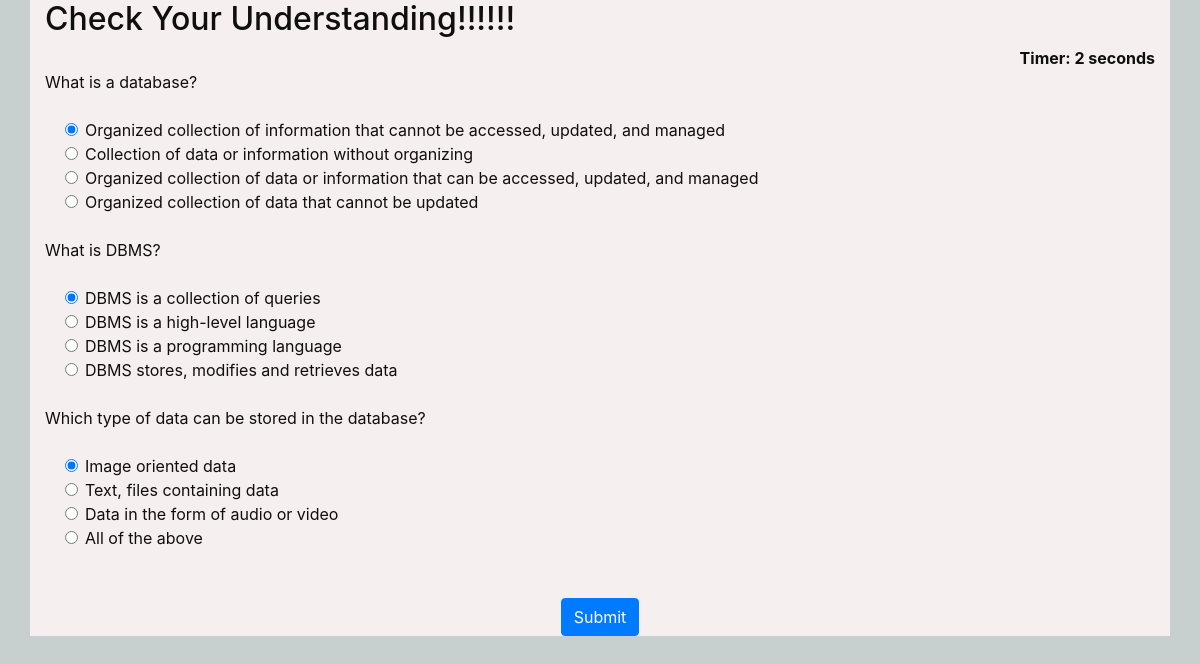
The app's page /dbtopic/quiz with its own data.
### app1/models.py (models this page shows, shortened)
class DBMS(models.Model):
    question = models.CharField(max_length=200,null=True)
    op1 = models.CharField(max_length=200,null=True)
    op2 = models.CharField(max_length=200,null=True)
    op3 = models.CharField(max_length=200,null=True)
    op4 = models.CharField(max_length=200,null=True)
    ans = models.CharField(max_length=200,null=True)

### app1/views.py (the view)
# urls.py: path('topic/quiz',views.temp,name='temp'),
def quiz(request):
    if request.method == 'POST':
        name=User.objects.all().get(id=request.user.id)
        questions=DBMS.objects.all()
        score=0
        wrong=0
        correct=0
        total=0
        for q in questions:
            total+=1
            print()
            if q.ans ==  (request.POST.get(q.question)):
                score+=10
                correct+=1
            else:
                wrong+=1
        percent = score/(total*10) *100
        r=DB_res(name=name,marks=score)
        r.save()
        name=str(name)
        context = {
            'name':name.capitalize(),
            'score':score,
            'time': request.POST.get('timer'),
            'correct':correct,
            'wrong':wrong,
            'percent':percent,
            'total':total
        }
        return render(request,'result.html',context)
    else:
        questions=DBMS.objects.all()
        context = {
            'questions':questions
        }
        return render(request,'dbquiz.html',context)

### templates/dbquiz.html (shortened to what this page needs)
{% extends 'dependencies.html' %}
{% block content %}
{% load static %}
<div class="container " style="background-color:rgb(245, 239, 239);color:rgb(15, 15, 14)">
<h2>Check Your Understanding!!!!!!</h2>
<div align="right " id="displaytimer"><b>Timer: 0 seconds</b></div>
 <form method='POST' action='quiz'>
    {% for q  in questions%}
    <div class="form-group">
      <label for="question">{{q.question}}</label>
    </div>
    <div class="form-check">
        <div class="form-check">
            <input class="form-check-input" type="radio" name= "{{q.question}}" id="gridRadios1" value="{{q.op1}}" checked>
            <label class="form-check-label" for="gridRadios1">
                {{q.op1}}
            </label>
        </div>
        <div class="form-check">
            <input class="form-check-input" type="radio" name="{{q.question}}" id="gridRadios2" value="{{q.op2}}">
            <label class="form-check-label" for="gridRadios2">
                {{q.op2}}
            </label>
        </div>
        <div class="form-check">
            <input class="form-check-input" type="radio" name="{{q.question}}" id="gridRadios1" value="{{q.op3}}">
            <label class="form-check-label" for="gridRadios1">
                {{q.op3}}
            </label>
        </div>
        <div class="form-check">
            <input class="form-check-input" type="radio" name="{{q.question}}" id="gridRadios2" value="{{q.op4}}">
            <label class="form-check-label" for="gridRadios2">
                {{q.op4}}
            </label>
        </div>
        <br>
    </div>
    {% endfor %}
    <br>
    <div class="check" style="text-align: center;"><button type="submit" class="btn btn-primary">Submit</button></div>
  </form>
</div>
{% endblock %}

### records on screen
DBMS: question "What is a database?", op1 "Organized collection of information that cannot be accessed, updated, and managed", op2 "Collection of data or information without organizing", op3 "Organized collection of data or information that can be accessed, updated, and managed", op4 "Organized collection of data that cannot be updated"
DBMS: question "What is DBMS?", op1 "DBMS is a collection of queries", op2 "DBMS is a high-level language", op3 "DBMS is a programming language", op4 "DBMS stores, modifies and retrieves data"
DBMS: question "Which type of data can be stored in the database?", op1 "Image oriented data", op2 "Text, files containing data", op3 "Data in the form of audio or video", op4 "All of the above"
